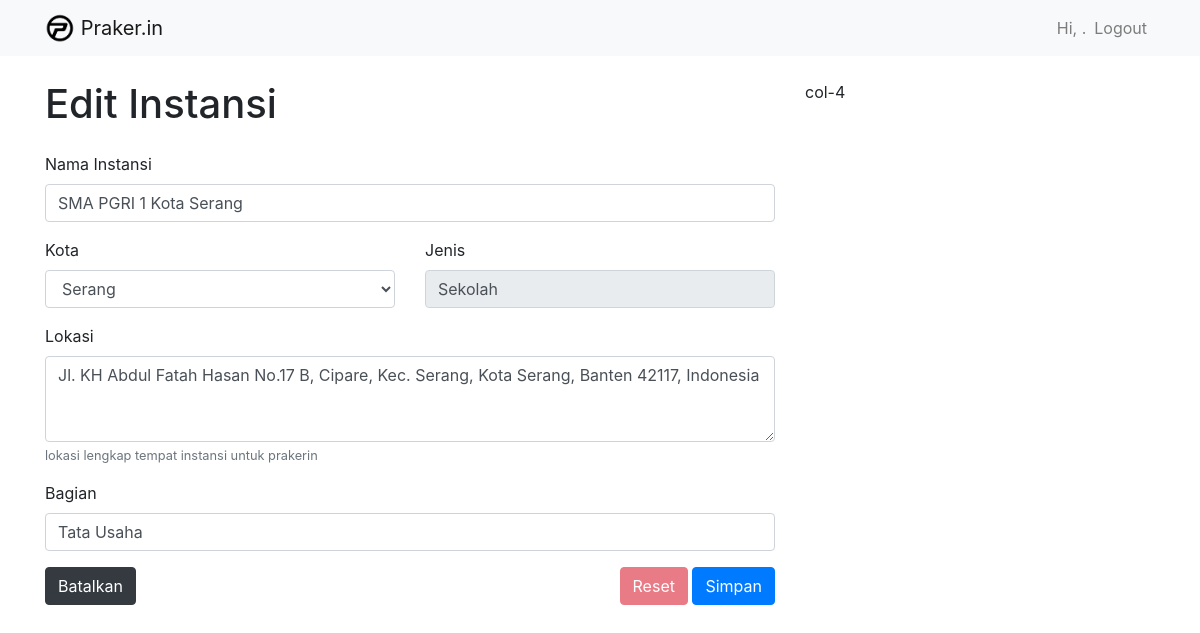
The page /edit/instansi.php?id=2 on the database its author committed.
### tables this page shows
CREATE TABLE `instansi` (
  `id` int(11) NOT NULL,
  `nama_instansi` varchar(225) NOT NULL,
  `kota_id` int(11) NOT NULL,
  `jenis` varchar(225) NOT NULL,
  `lokasi` text NOT NULL,
  `bagian` varchar(225) NOT NULL,
  `disable` tinyint(1) DEFAULT 0,
  `create_at` datetime NOT NULL DEFAULT current_timestamp(),
  `update_at` datetime NOT NULL DEFAULT current_timestamp()
);

### edit/instansi.php (the view, shortened to what this page needs)
<?php include_once('../koneksi.php') ?>
<!doctype html>
<html lang="en">
<head>
    <link rel="stylesheet" href="../css/bootstrap.css">
</head>
<body>
    <nav class="navbar navbar-expand-lg navbar-light bg-light">
        <div class="container">
            <a class="navbar-brand" href="../index.php">
                <img src="../img/logo-p.png" width="30" height="30" class="d-inline-block align-top" alt="" loading="lazy">
                Praker.in
            </a>
            <div class="collapse navbar-collapse" id="navbarNav">
                <ul class="navbar-nav ml-auto">
                    <span class="navbar-text">
                        Hi,
                        <?= $_SESSION['nama'] ?>.
                    </span>
                    <li class="nav-item">
                        <a class="nav-link" href="aksi.php?p=logout">
                            Logout
                        </a>
                    </li>
                </ul>
            </div>
        </div>
    </nav>
    <?php $data = $conn->query("SELECT * FROM instansi WHERE id = {$_GET['id']}")->fetch_assoc(); ?>
    <div class="container pt-4 mb-5">
        <div class="row">
            <div class="col-8">
                <h1 class="mb-4">Edit Instansi</h1>
                <form action="../aksi.php?p=edit-instansi" method="POST" onsubmit="return confirm('Sudah yakin ingin mengubah data ini?')">
                    <div class="form-group">
                        <label>Nama Instansi</label>
                        <input type="text" name="nama_instansi" required class="form-control" value="<?= $data['nama_instansi'] ?>">
                    </div>
                    <div class="form-group">
                        <div class="row">
                            <div class="col">
                                <label>Kota</label>
                                <select class="form-control" name="kota_id" required>
                                    <?php
                                    foreach ($conn->query("SELECT * FROM kota") as $kota) :
                                        if ($kota['id'] == $data['kota_id']) : ?>
                                            <option value="<?= $kota['id'] ?>" selected><?= $kota['nama_kota'] ?></option>
                                        <?php else : ?>
                                            <option value="<?= $kota['id'] ?>"><?= $kota['nama_kota'] ?></option>
                                        <?php endif; ?>
                                    <?php endforeach; ?>
                                </select>
                            </div>
                            <div class="col">
                                <label>Jenis</label>
                                <input type="text" name="jenis" required class="form-control" readonly value="<?= $data['jenis'] ?>">
                            </div>
                        </div>
                    </div>
                    <div class="form-group">
                        <label>Lokasi</label>
                        <textarea class="form-control" required name="lokasi" rows="3"><?= $data['lokasi'] ?></textarea>
                        <small class="form-text text-muted">lokasi lengkap tempat instansi untuk prakerin</small>
                    </div>
                    <div class="form-group">
                        <label>Bagian</label>
                        <input type="text" name="bagian" required class="form-control" value="<?= $data['bagian'] ?>">
                    </div>
                    <div>
                        <a href="../instansi.php" style="text-decoration: none;">
                            <button type="button" class="btn btn-dark">Batalkan</button>
                        </a>
                        <div class="float-right">
                            <input type="reset" disabled value="Reset" class="btn btn-danger">
                            <input type="submit" value="Simpan" class="btn btn-primary">
                        </div>
                    </div>
                </form>
            </div>
            <div class="col-4">col-4</div>
        </div>
    </div>
</body>
</html>

### rows shown on the page
instansi: nama_instansi "SMA PGRI 1 Kota Serang", jenis "Sekolah", lokasi "Jl. KH Abdul Fatah Hasan No.17 B, Cipare, Kec. Serang, Kota Serang, Banten 42117, Indonesia", bagian "Tata Usaha"

### other values the page prints
form field kota_id "Serang"
